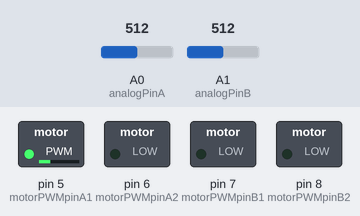
A sketch run on a simulated Arduino Uno, built with avr-gcc and run on an emulated ATmega328P. Parts: switched loads named in the sketch (green lamp = pin HIGH). The test bench sets the inputs (shaded band); at power-on: A0 (analogPinA) = 512, A1 (analogPinB) = 512. What the sketch prints to the serial monitor is not drawn.

Above: at 1.2 s.
1.3 s: A0 (analogPinA) set to 716
At 1.9 s:
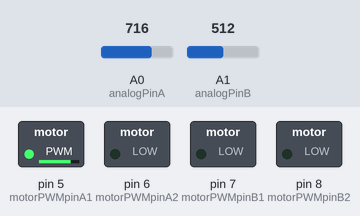
2.8 s: A1 (analogPinB) set to 584
5.8 s: A1 (analogPinB) set to 617
At 6.5 s:
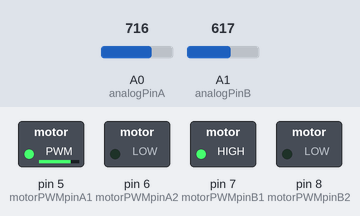
7.3 s: A0 (analogPinA) set to 511
At 7.7 s:
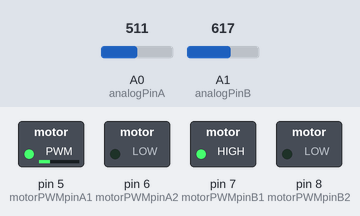
8.8 s: A1 (analogPinB) set to 122
At 10.0 s:
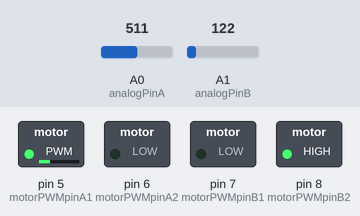
10.3 s: A0 (analogPinA) set to 306
At 11.1 s:
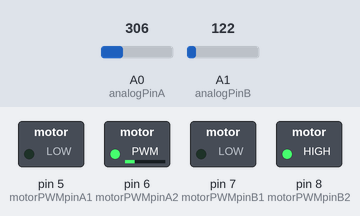
Timing chart, 0 to 12.8 s (numbered marks = the images above; inputs shaded):
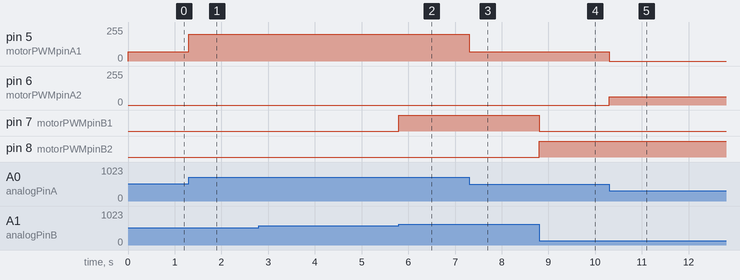

The sketch:

simple_motor_control.ino
```cpp
#define motorPWMpinA1 5
#define motorPWMpinA2 6
#define motorPWMpinB1 7
#define motorPWMpinB2 8

const int analogPinA = 0;
const int analogPinB = 1;
int analogValA = 0;
int analogValB = 0;

const int vol_lim = 800;
const int vol_mid = vol_lim/2;
const int dead_range_half = 20;

void setup() {
  Serial.begin(115200);
}

void loop() {
  // モーターA
  // アナログの入力1024（900くらいまでしか上がらない）を255に
  analogValA = analogRead(analogPinA);
  if(analogValA > vol_lim) analogValA = vol_lim;
  int pwmValA = map(analogValA,0,vol_lim,0,255);

  if( analogValA>(vol_mid+dead_range_half) ){
    analogWrite( motorPWMpinA1, pwmValA*2-255 );
    analogWrite( motorPWMpinA2, 0 );
  }
  else if( analogValA<(vol_mid-dead_range_half) ){
    analogWrite( motorPWMpinA1, 0 );
    analogWrite( motorPWMpinA2, 255-pwmValA*2 );
  }
  else{
    analogWrite( motorPWMpinA1, 0 );
    analogWrite( motorPWMpinA2, 0 );
  }

  // モーターB
  analogValB = analogRead(analogPinB);
  if(analogValB > vol_lim) analogValB = vol_lim;
  int pwmValB = map(analogValB,0,vol_lim,0,255);

  if( analogValB>(vol_mid+dead_range_half) ){
    analogWrite( motorPWMpinB1, pwmValB*2-255 );
    analogWrite( motorPWMpinB2, 0 );
  }
  else if( analogValB<(vol_mid-dead_range_half) ){
    analogWrite( motorPWMpinB1, 0 );
    analogWrite( motorPWMpinB2, 255-pwmValB*2 );
  }
  else{
    analogWrite( motorPWMpinB1, 0 );
    analogWrite( motorPWMpinB2, 0 );
  }

  // デバッグ用
  Serial.print(analogValA);
  Serial.print("\t");
  Serial.print(analogValB);
  Serial.print("\t");
  Serial.print(pwmValA);
  Serial.print("\t");
  Serial.print(pwmValB);
  Serial.print("\n");
}
```

Measured:
- the behaviour switches between 602 and 603 on A1 (analogPinB) (found by bisection; images 1 and 2)
- after the input at 1.3 s, pin 5 (motorPWMpinA1): 71/255 → 201/255 at once
- after the input at 5.8 s, pin 7 (motorPWMpinB1): LOW → HIGH at once
- after the input at 7.3 s, pin 5 (motorPWMpinA1): 201/255 → 69/255 at once
- after the input at 8.8 s, pin 7 (motorPWMpinB1): HIGH → LOW at once; pin 8 (motorPWMpinB2): LOW → HIGH at once
- after the input at 10.3 s, pin 5 (motorPWMpinA1): 69/255 → 0/255 at once; pin 6 (motorPWMpinA2): 0/255 → 61/255 at once
